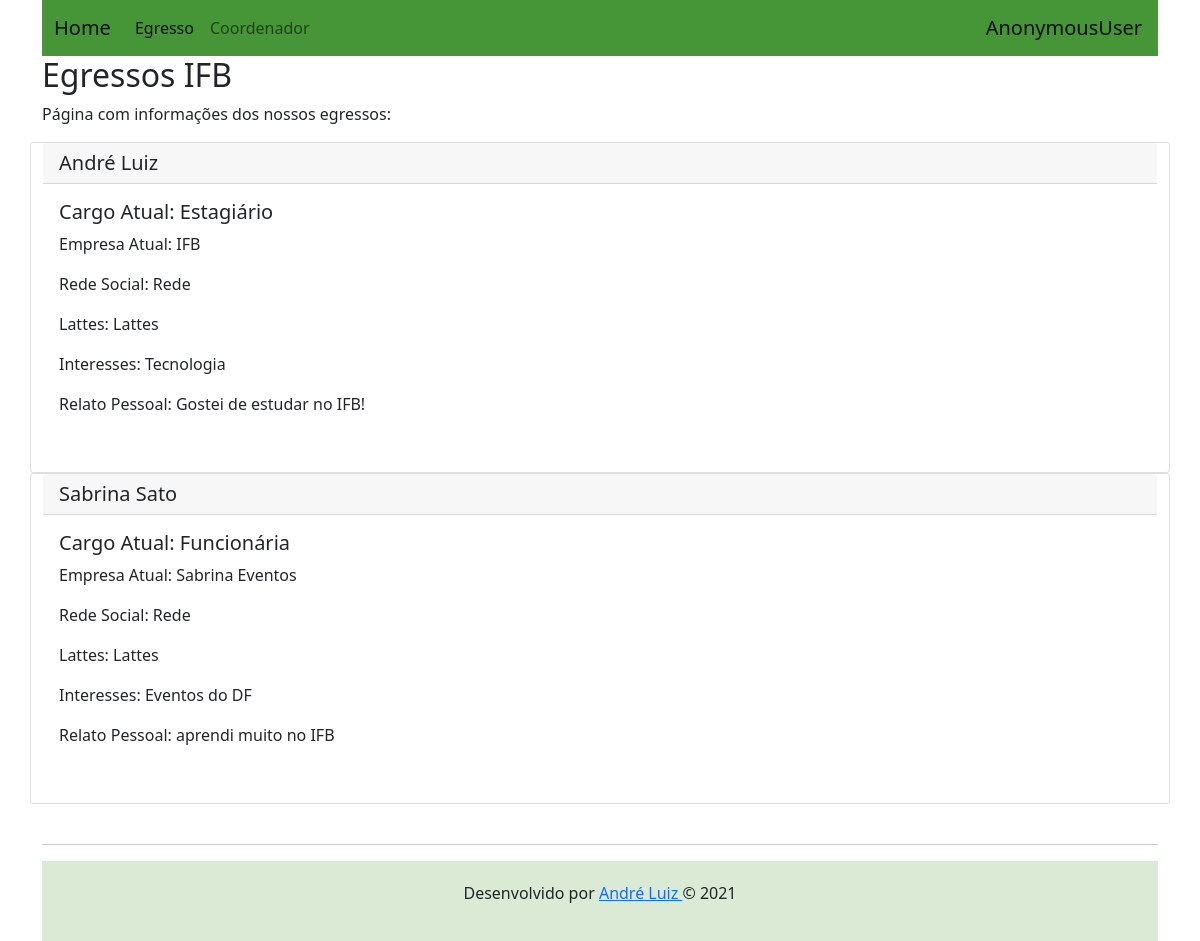
/egressos/3, run on the app's committed database.
### perfis/models.py (models this page shows, shortened)
class Alunos(models.Model):
    nome = models.CharField(max_length=255, null=False)
    email = models.CharField(max_length=255, null=False)
    foto = models.CharField(max_length=255, null=False)
    cargo_atual = models.CharField(max_length=255, null=False)
    empresa_atual = models.CharField(max_length=255, null=False)
    rede_social = models.CharField(max_length=255, null=False)
    lattes = models.CharField(max_length=255, null=False)
    interesses = models.CharField(max_length=255, null=False)
    relato_pessoal = models.CharField(max_length=255, null=False)
    contatos = models.ManyToManyField('self')
    usuario = models.OneToOneField(User, on_delete=models.CASCADE, related_name="alunos")
    @property
    def email(self):
        return self.usuario.email

### perfis/views.py (the view)
# urls.py: path('egressos/<str:egresso_id>', views.listaregressoview, name='exibir_egresso'),
def listaregressoview(request, egresso_id):
    egressos1 = Alunos.objects.filter(turmaa__id=egresso_id)
    return render(request, 'pegresso.html', { "egressos1" : egressos1})

### perfis/templates/pegresso.html
{% extends "base.html" %}
{% block body %}
<h2>Egressos IFB</h2>
<br>
<p>
    Página com informações dos nossos egressos:
</p>
{% for egresso in egressos1 %}
    <div class="card">
        <h5 class="card-header">{{egresso.nome}}</h5>
        <div class="card-body">
            <h5 class="card-title">Cargo Atual: {{egresso.cargo_atual}}</h5>
            <p class="card-text">Empresa Atual: {{egresso.empresa_atual}}</p>
            <p class="card-text">Rede Social: {{egresso.rede_social}}</p>
            <p class="card-text">Lattes: {{egresso.lattes}}</p>
            <p class="card-text">Interesses: {{egresso.interesses}}</p>
            <p class="card-text">Relato Pessoal: {{egresso.relato_pessoal}}</p>
            <br>
        </div>
    </div>
{% endfor %}
{% endblock %}

### data on the page
Alunos: nome "André Luiz", cargo_atual "Estagiário", empresa_atual "IFB", rede_social "Rede", lattes "Lattes", interesses "Tecnologia", relato_pessoal "Gostei de estudar no IFB!"
Alunos: nome "Sabrina Sato", cargo_atual "Funcionária", empresa_atual "Sabrina Eventos", rede_social "Rede", lattes "Lattes", interesses "Eventos do DF", relato_pessoal "aprendi muito no IFB"

### other printed values
{{ request.user }} "AnonymousUser"
